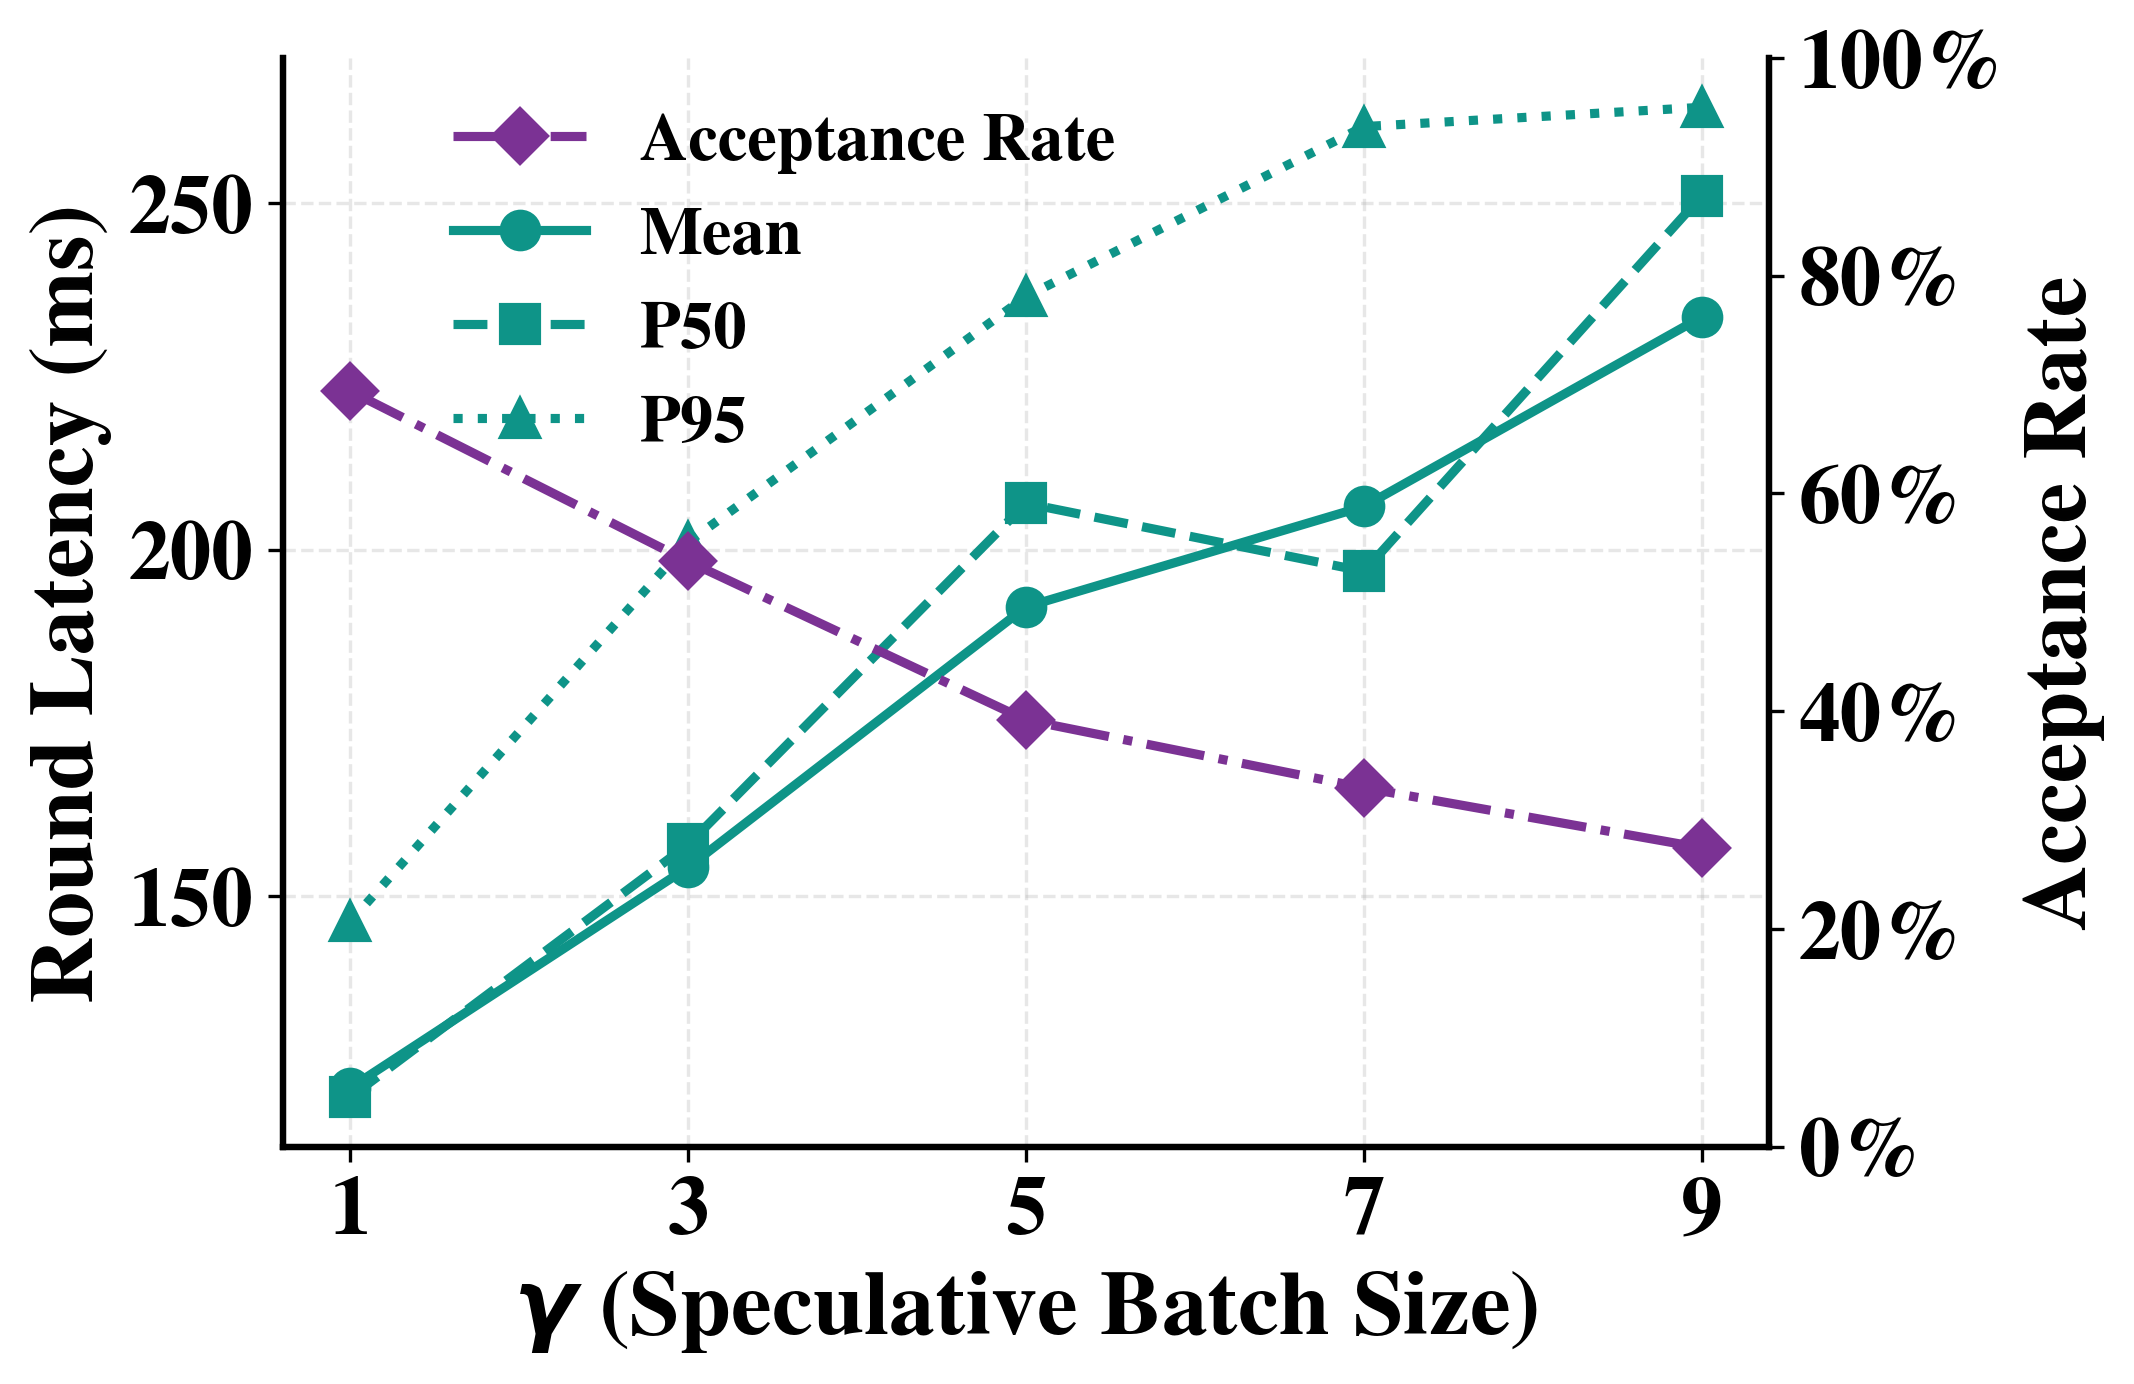

Generate this figure with Python:
"""
1.10c_round_latency_vs_gamma.py — edit-and-rerun figure generator for the
1.10c_round_latency_vs_gamma figure (Steady-State Round Latency
mean/P50/P95 vs. gamma, with acceptance rate on a secondary axis).

This does NOT read from prototype/results/ or touch any live component.
It reads only 1.10c_round_latency_vs_gamma_data.json (sitting next to this
script) so you can freely tweak figure size / font size / colors below
and rerun in seconds, without needing the prototype's venv or GPU.

Usage:
    python 1.10c_round_latency_vs_gamma.py
    (or: prototype/.venv/bin/python prototype_figures/1.10c_round_latency_vs_gamma.py)

Output:
    1.10c_round_latency_vs_gamma.png   (next to this script — same
    filename as the figure used everywhere else; never renamed, PNG only,
    no PDF)
"""
import json
import os

import numpy as np
import matplotlib
matplotlib.use("Agg")
import matplotlib.pyplot as plt

# ============================================================
#  EVERYTHING YOU'D WANT TO TRY-AND-ERROR IS IN THIS ONE BLOCK
# ============================================================

FIGURE_WIDTH_IN   = 7.0     # inches
FIGURE_HEIGHT_IN  = 4.5     # inches

FONT_FAMILY       = "serif"
FONT_NAME         = "Nimbus Roman"   # Times-New-Roman-compatible font that
                                     # actually HAS a real bold face on this
                                     # machine (fc-list | grep -i "nimbus roman").
                                     # Plain "Times New Roman" only has a
                                     # regular weight installed here, so
                                     # bold text silently falls back to
                                     # regular if you use that name instead.

BASE_FONT_SIZE    = 20       # font.size (fallback for anything not listed below)
AXIS_LABEL_SIZE   = 22       # x/y axis label text
TICK_LABEL_SIZE   = 20       # the numbers along each axis
LEGEND_FONT_SIZE  = 16       # legend entries

BOLD_EVERYTHING   = True     # axis labels, tick labels, legend text

METRIC_COLOR      = "#0e9488"   # Steady-State Round Latency lines
ACCEPT_COLOR      = "#7B3294"   # acceptance-rate line (secondary axis)

STAT_STYLE = {
    "mean": {"linestyle": "-",  "marker": "o"},
    "p50":  {"linestyle": "--", "marker": "s"},
    "p95":  {"linestyle": ":",  "marker": "^"},
}
LINE_WIDTH        = 2.2
MARKER_SIZE       = 9

GRID_ON           = True
GRID_ALPHA        = 0.30

LEGEND_LOC             = "lower right"
LEGEND_BBOX_TO_ANCHOR  = (0.60, 0.58)   # sits in the empty gap in the
                                         # lower-right of the plot, clear
                                         # of every line instead of
                                         # overlapping the top-left corner
LEGEND_NCOL            = 1

SAVE_DPI          = 300

# ============================================================
#  END OF TRY-AND-ERROR BLOCK — nothing below this line needs
#  editing to change how the figure looks
# ============================================================

plt.rcParams.update({
    "font.family":        FONT_FAMILY,
    "font.serif":         [FONT_NAME],
    "font.size":          BASE_FONT_SIZE,
    "font.weight":        "bold" if BOLD_EVERYTHING else "normal",
    "axes.titlesize":     BASE_FONT_SIZE,
    "axes.titleweight":   "bold" if BOLD_EVERYTHING else "normal",
    "axes.labelsize":     AXIS_LABEL_SIZE,
    "axes.labelweight":   "bold" if BOLD_EVERYTHING else "normal",
    "xtick.labelsize":    TICK_LABEL_SIZE,
    "ytick.labelsize":    TICK_LABEL_SIZE,
    "legend.fontsize":    LEGEND_FONT_SIZE,
    "lines.linewidth":    LINE_WIDTH,
    "lines.markersize":   MARKER_SIZE,
    "figure.dpi":         200,
    "savefig.dpi":        SAVE_DPI,
    "savefig.bbox":       "tight",
    "axes.grid":          GRID_ON,
    "grid.linestyle":     "--",
    "grid.alpha":         GRID_ALPHA,
    "axes.spines.top":    False,
    "axes.linewidth":     1.5,
})

HERE = os.path.dirname(os.path.abspath(__file__))
DATA_PATH = os.path.join(HERE, "1.10c_round_latency_vs_gamma_data.json")
OUT_PNG = os.path.join(HERE, "1.10c_round_latency_vs_gamma.png")


def main():
    with open(DATA_PATH) as f:
        data = json.load(f)

    gammas = data["gammas"]
    xs = np.arange(len(gammas))
    reqlat = {g: data["reqlat_ms"][str(g)] for g in gammas}
    accept_rate = [data["acceptance_rate"][str(g)] for g in gammas]

    fig, ax = plt.subplots(figsize=(FIGURE_WIDTH_IN, FIGURE_HEIGHT_IN),
                            constrained_layout=True)

    lines = []
    for stat_key, stat_label in (("mean", "Mean"), ("p50", "P50"), ("p95", "P95")):
        style = STAT_STYLE[stat_key]
        ys = [reqlat[g][stat_key] for g in gammas]
        p, = ax.plot(xs, ys, color=METRIC_COLOR, linestyle=style["linestyle"],
                     marker=style["marker"],
                     label=f"{stat_label}")
        lines.append(p)

    ax.set_xticks(xs, [str(g) for g in gammas])
    ax.set_xlabel(r"$\gamma$ (Speculative Batch Size)")
    ax.set_ylabel("Round Latency (ms)")

    ax2 = ax.twinx()
    p_accept, = ax2.plot(xs, accept_rate, color=ACCEPT_COLOR, linestyle="-.",
                         marker="D", label="Acceptance Rate")
    ax2.set_ylabel("Acceptance Rate", color="black")
    ax2.tick_params(axis="y", labelcolor="black")
    ax2.set_ylim(0.0, 1.0)
    ax2.yaxis.set_major_formatter(plt.FuncFormatter(lambda y, _: f"{y:.0%}"))
    ax2.grid(False)
    # Acceptance Rate listed first in the legend order, as requested.
    lines = [p_accept] + lines

    ax.legend(lines, [l.get_label() for l in lines], loc=LEGEND_LOC,
              bbox_to_anchor=LEGEND_BBOX_TO_ANCHOR, ncol=LEGEND_NCOL, frameon=False)

    fig.savefig(OUT_PNG, bbox_inches="tight", dpi=SAVE_DPI)
    plt.close(fig)
    print(f"Saved -> {OUT_PNG}")


if __name__ == "__main__":
    main()
